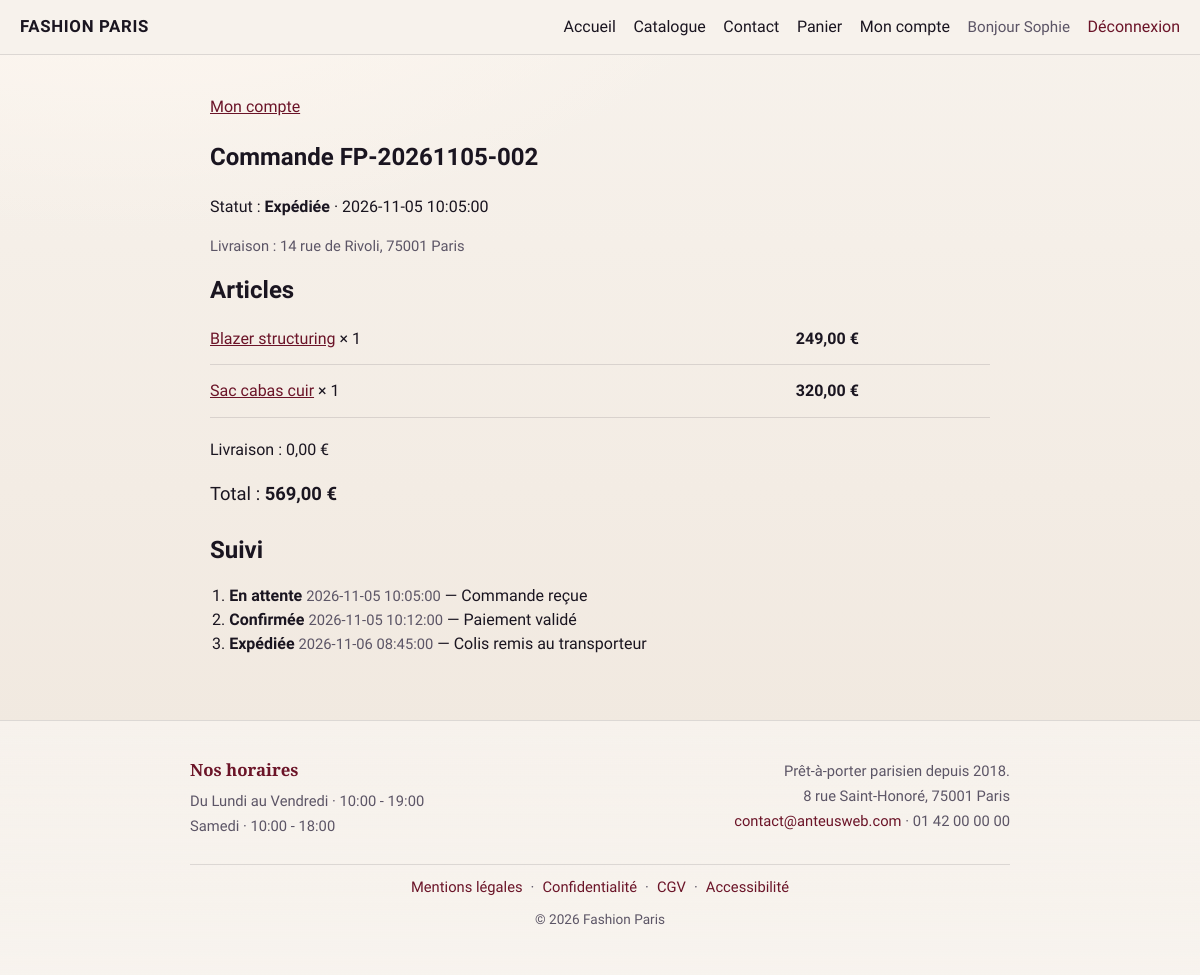
Before: /mon-compte/commande/FP-20261105-002 (signed in) with the older database file.
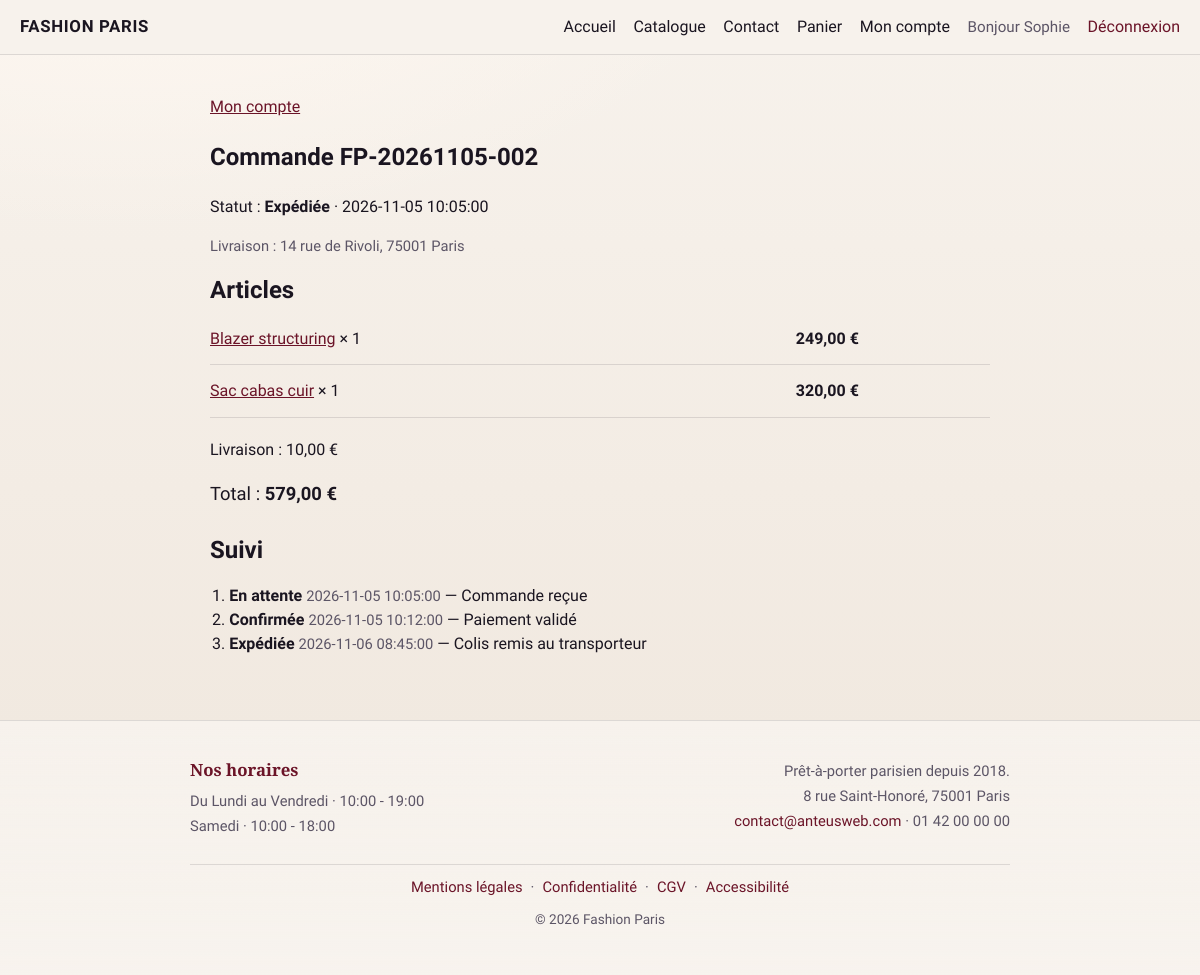
After: the same page with the newer database file.
### tables this page shows
CREATE TABLE `commande` (
  `numero_commande` VARCHAR(50) NOT NULL,
  `utilisateur_id` INT NOT NULL,
  `date_commande` DATETIME NOT NULL DEFAULT CURRENT_TIMESTAMP,
  `statut` VARCHAR(50) NOT NULL DEFAULT 'en_attente',
  `montant_total` DECIMAL(10,2) NOT NULL DEFAULT 0,
  `frais_livraison` DECIMAL(10,2) NOT NULL DEFAULT 0,
  `adresse_livraison` VARCHAR(255) NULL,
  `code_postal_livraison` VARCHAR(10) NULL,
  `ville_livraison` VARCHAR(100) NULL,
  `mode_paiement` VARCHAR(50) NULL,
  `motif_annulation` VARCHAR(500) NULL,
  PRIMARY KEY (`numero_commande`),
  INDEX `fk_commande_utilisateur_idx` (`utilisateur_id`),
  CONSTRAINT `fk_commande_utilisateur`
    FOREIGN KEY (`utilisateur_id`) REFERENCES `utilisateur` (`utilisateur_id`)
);

CREATE TABLE `commande_ligne` (
  `ligne_id` INT NOT NULL AUTO_INCREMENT,
  `numero_commande` VARCHAR(50) NOT NULL,
  `produit_id` INT NOT NULL,
  `quantite` INT NOT NULL DEFAULT 1,
  `prix_unitaire` DECIMAL(10,2) NOT NULL,
  PRIMARY KEY (`ligne_id`),
  INDEX `fk_ligne_commande_idx` (`numero_commande`),
  INDEX `fk_ligne_produit_idx` (`produit_id`),
  CONSTRAINT `fk_ligne_commande`
    FOREIGN KEY (`numero_commande`) REFERENCES `commande` (`numero_commande`)
    ON DELETE CASCADE ON UPDATE CASCADE,
  CONSTRAINT `fk_ligne_produit`
    FOREIGN KEY (`produit_id`) REFERENCES `produit` (`produit_id`)
);

CREATE TABLE `produit` (
  `produit_id` INT NOT NULL AUTO_INCREMENT,
  `categorie_id` INT NOT NULL,
  `nom` VARCHAR(150) NOT NULL,
  `slug` VARCHAR(180) NOT NULL,
  `description` TEXT NULL,
  `prix` DECIMAL(10,2) NOT NULL,
  `stock` INT NOT NULL DEFAULT 0,
  `sku` VARCHAR(50) NULL,
  `actif` TINYINT(1) NOT NULL DEFAULT 1,
  `mis_en_avant` TINYINT(1) NOT NULL DEFAULT 0,
  `date_creation` DATETIME NOT NULL DEFAULT CURRENT_TIMESTAMP,
  PRIMARY KEY (`produit_id`),
  UNIQUE INDEX `idx_produit_slug` (`slug`),
  INDEX `fk_produit_categorie_idx` (`categorie_id`),
  CONSTRAINT `fk_produit_categorie`
    FOREIGN KEY (`categorie_id`) REFERENCES `categorie` (`categorie_id`)
);

CREATE TABLE `suivi_commande` (
  `suivi_id` INT NOT NULL AUTO_INCREMENT,
  `numero_commande` VARCHAR(50) NOT NULL,
  `statut` VARCHAR(50) NOT NULL,
  `commentaire` TEXT NULL,
  `date_modification` DATETIME NOT NULL DEFAULT CURRENT_TIMESTAMP,
  PRIMARY KEY (`suivi_id`),
  INDEX `idx_suivi_numero` (`numero_commande`),
  CONSTRAINT `fk_suivi_commande`
    FOREIGN KEY (`numero_commande`) REFERENCES `commande` (`numero_commande`)
    ON DELETE CASCADE ON UPDATE CASCADE
);

### src/Controllers/CompteController.php (called while the page is built, shortened)
<?php
require_once __DIR__ . '/../Models/CommandeModel.php';
class CompteController {
    public function commandeDetail(string $numero) {
        $model = new CommandeModel();
        $commande = $model->getByNumeroPourUtilisateur($numero, (int) $_SESSION['utilisateur']['id']);
        $lignes = $model->getLignes($numero);
        $suivi = $model->getSuivi($numero);
        $config = require __DIR__ . '/../../config/commandeconfig.php';
        require __DIR__ . '/../Views/compte/commande-detail.php';
    }
}

### public/index.php (called while the page is built, shortened)
<?php
require_once __DIR__ . '/../src/Services/ViewHelper.php';
$router = new Router();
$url = trim($_GET['url'] ?? '', '/');
$router->dispatch($url);

### config/database.php (called while the page is built, shortened)
<?php
$config = [
    'host'     => getenv('DB_HOST') ?: 'localhost',
    'db_name'  => getenv('DB_NAME') ?: 'fashion_paris',
    'username' => getenv('DB_USER') ?: 'root',
    'password' => getenv('DB_PASSWORD') !== false ? (string) getenv('DB_PASSWORD') : '',
];
$local = __DIR__ . '/database.local.php';
return $config;

### src/Services/SqlDatabase.php (called while the page is built, shortened)
<?php
class SqlDatabase {
    private string $host;
    private string $db_name;
    private string $username;
    private string $password;
    public function __construct() {
        $config = require __DIR__ . '/../../config/database.php';
        $this->host     = $config['host'];
        $this->db_name  = $config['db_name'];
        $this->username = $config['username'];
        $this->password = $config['password'];
    }
    public function getConnection(): ?PDO {
        $this->conn = null;
        try {
            $this->conn = new PDO(
                'mysql:host=' . $this->host . ';dbname=' . $this->db_name . ';charset=utf8mb4',
                $this->username,
                $this->password
            );
            $this->conn->setAttribute(PDO::ATTR_ERRMODE, PDO::ERRMODE_EXCEPTION);
            $this->conn->setAttribute(PDO::ATTR_DEFAULT_FETCH_MODE, PDO::FETCH_ASSOC);
        } catch (PDOException $exception) {
            $line = date('c') . ' Fashion Paris BDD : ' . $exception->getMessage() . PHP_EOL;
            error_log(rtrim($line));
            $logDir = __DIR__ . '/../../logs';
            if (is_dir($logDir) && is_writable($logDir)) {
                @file_put_contents($logDir . '/bdd.log', $line, FILE_APPEND | LOCK_EX);
            }
        }
        return $this->conn;
    }
}

### src/Repositories/CommandeRepository.php (called while the page is built, shortened)
<?php
require_once __DIR__ . '/../Services/SqlDatabase.php';
class CommandeRepository {
    private $conn;
    public function __construct() {
        $database = new SqlDatabase();
        $this->conn = $database->getConnection();
    }
    public function getByNumeroPourUtilisateur(string $numero, int $utilisateurId): ?array {
        $stmt = $this->conn->prepare("
            SELECT * FROM commande
            WHERE numero_commande = :numero AND utilisateur_id = :id
        ");
        $stmt->execute([':numero' => $numero, ':id' => $utilisateurId]);
        return $stmt->fetch() ?: null;
    }
    public function getLignes(string $numero): array {
        $stmt = $this->conn->prepare("
            SELECT cl.*, p.nom, p.slug
            FROM commande_ligne cl
            JOIN produit p ON p.produit_id = cl.produit_id
            WHERE cl.numero_commande = :numero
        ");
        $stmt->execute([':numero' => $numero]);
        return $stmt->fetchAll() ?: [];
    }
    public function getSuivi(string $numero): array {
        $stmt = $this->conn->prepare("
            SELECT statut, commentaire, date_modification
            FROM suivi_commande
            WHERE numero_commande = :numero
            ORDER BY date_modification ASC, suivi_id ASC
        ");
        $stmt->execute([':numero' => $numero]);
        return $stmt->fetchAll() ?: [];
    }
}

### config/commandeconfig.php (called while the page is built)
<?php
return [
    'frais_livraison'     => 10.00,
    'delai_livraison'     => '7 jours ouvrés',
    'seuil_franco'        => null,
    'statuts'             => [
        'en_attente'   => 'En attente',
        'confirmee'    => 'Confirmée',
        'expediee'     => 'Expédiée',
        'livree'       => 'Livrée',
        'annulee'      => 'Annulée',
    ],
    'modes_paiement'      => [
        'carte'   => 'Carte bancaire (simulation)',
        'paypal'  => 'PayPal (simulation)',
    ],
];

### src/Models/CommandeModel.php (called while the page is built, shortened)
<?php
require_once __DIR__ . '/../Repositories/CommandeRepository.php';
class CommandeModel {
    private CommandeRepository $repository;
    public function __construct() {
        $this->repository = new CommandeRepository();
    }
    public function getByNumeroPourUtilisateur(string $numero, int $utilisateurId): ?array {
        return $this->repository->getByNumeroPourUtilisateur($numero, $utilisateurId);
    }
    public function getLignes(string $numero): array {
        return $this->repository->getLignes($numero);
    }
    public function getSuivi(string $numero): array {
        return $this->repository->getSuivi($numero);
    }
}

### src/Services/ViewHelper.php (called while the page is built, shortened)
<?php
class ViewHelper {
    public static function prix(float|string|null $montant): string {
        return number_format((float) $montant, 2, ',', ' ') . ' €';
    }
}

### src/Views/compte/commande-detail.php (the view, shortened to what the rows shown need)
<section class="section page-narrow">
    <p class="breadcrumb"><a href="<?= BASE_URL ?>/mon-compte">Mon compte</a></p>
    <h1>Commande <?= htmlspecialchars($commande['numero_commande']) ?></h1>
    <p>
        Statut :
        <strong><?= htmlspecialchars($config['statuts'][$commande['statut']] ?? $commande['statut']) ?></strong>
        · <?= htmlspecialchars($commande['date_commande']) ?>
    </p>
    <p class="muted">
        Livraison : <?= htmlspecialchars($commande['adresse_livraison']) ?>,
        <?= htmlspecialchars($commande['code_postal_livraison']) ?>
        <?= htmlspecialchars($commande['ville_livraison']) ?>
    </p>
    <h2>Articles</h2>
    <ul class="cart-list">
        <?php foreach ($lignes as $l): ?>
            <li class="cart-item">
                <span>
                    <a href="<?= BASE_URL ?>/produit/<?= htmlspecialchars($l['slug']) ?>"><?= htmlspecialchars($l['nom']) ?></a>
                    × <?= (int) $l['quantite'] ?>
                </span>
                <span class="price"><?= ViewHelper::prix((float) $l['prix_unitaire'] * (int) $l['quantite']) ?></span>
            </li>
        <?php endforeach; ?>
    </ul>
    <div class="cart-totals">
        <p>Livraison : <?= ViewHelper::prix($commande['frais_livraison']) ?></p>
        <p class="cart-total">Total : <strong><?= ViewHelper::prix($commande['montant_total']) ?></strong></p>
    </div>
    <h2>Suivi</h2>
    <?php if (empty($suivi)): ?>
        <p class="muted">Aucun événement.</p>
    <?php else: ?>
        <ol class="suivi-list">
            <?php foreach ($suivi as $s): ?>
                <li>
                    <strong><?= htmlspecialchars($config['statuts'][$s['statut']] ?? $s['statut']) ?></strong>
                    <span class="muted"><?= htmlspecialchars($s['date_modification']) ?></span>
                    <?php if (!empty($s['commentaire'])): ?>
                        — <?= htmlspecialchars($s['commentaire']) ?>
                    <?php endif; ?>
                </li>
            <?php endforeach; ?>
        </ol>
    <?php endif; ?>
</section>
<?php
require __DIR__ . '/../layout.php';

Changed rows visible on the page:
changed commande "FP-20261105-002": frais_livraison "0,00 €" → "10,00 €"; montant_total "569,00 €" → "579,00 €"
